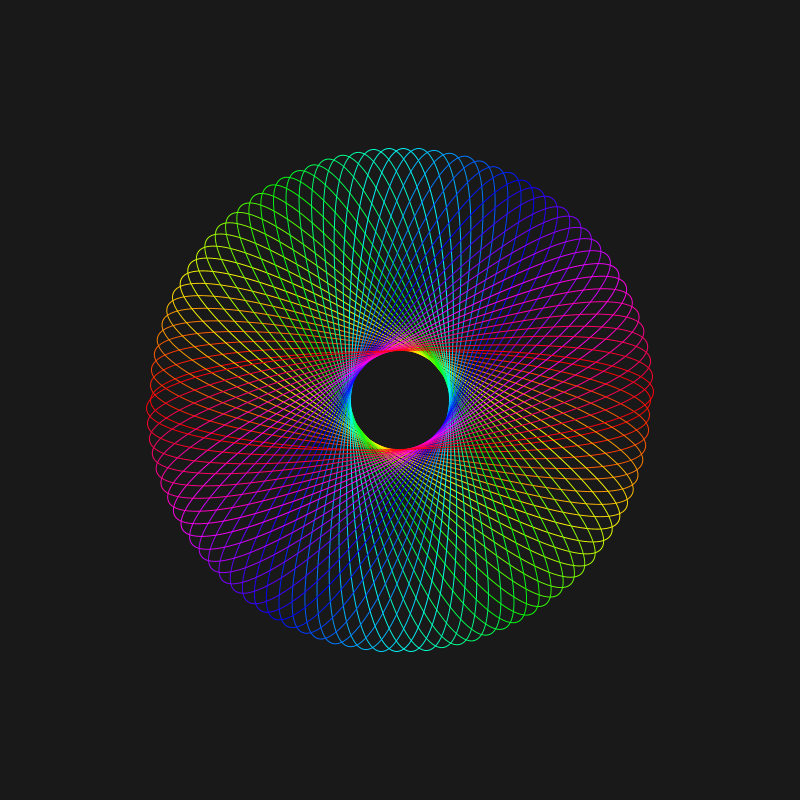
Frame 1 (no input)
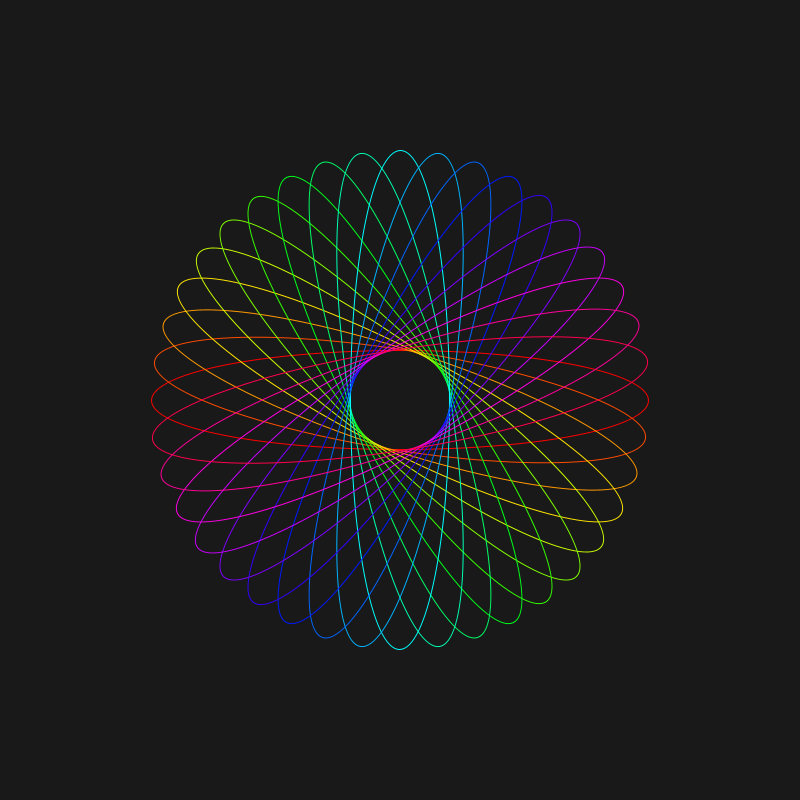
Frame 60 (the mouse pressed at the canvas centre just before this capture)
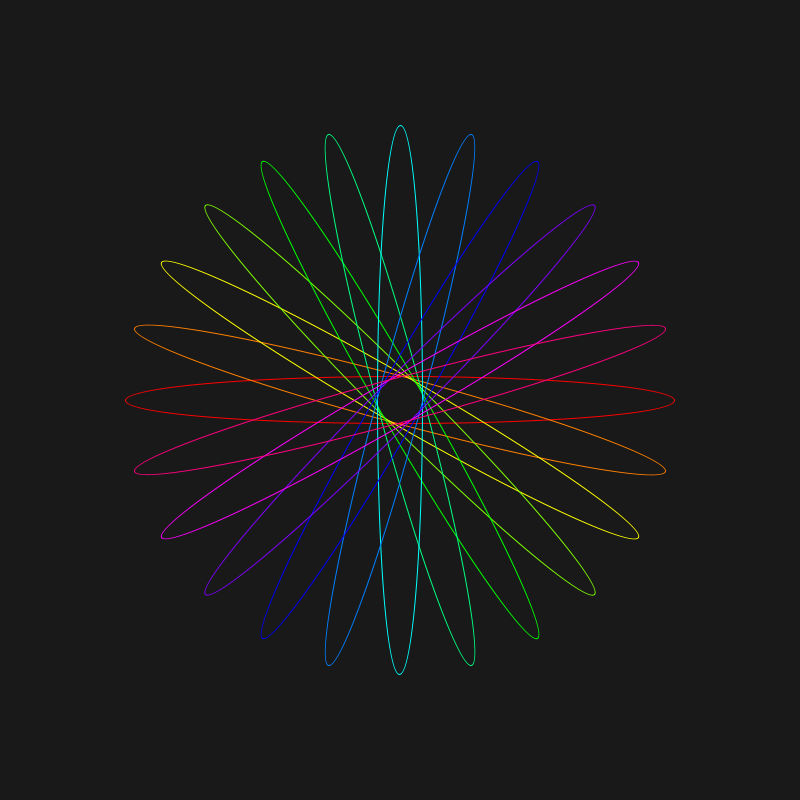
Frame 120 (the mouse held since frame 60 and released just before this capture)

The Processing sketch that drew these frames (run headless with seeded random() and noise(); from frame 60 on, the mouse is pressed at the canvas centre):

// Processing sketch: GradientCircleRotation
// ── GradientCircleRotation.pde
//rainbow spirograph sketch

float number=100;
float numberSpeed=-1;
float theta=0;

void setup() {
  size(800, 800);
  colorMode(HSB, 360, 100, 100); //change color mode to allow full color range movement
}

void draw() {
  background(255, 0, 10);
  noFill();
  number+=numberSpeed; //update number of elements

  //change direction if conditions are met
  if (number<3 || number>100) {
    numberSpeed*=-1;
  }

  //loop to draw ellipses
  for (int i=0; i<number/2; i++) {
    stroke(map(i, 0, number, 0, 720), 200, 100+map(i, 0, number, 0, 260));
    pushMatrix();
    translate (width/2, height/2);
    rotate(TWO_PI/number*i);//set a rotation based on i
    ellipse (0, 0, 500+sin(theta)*50, 50+cos(theta)*50);
    popMatrix();
    theta+=.003; //increment theta
  }
}
